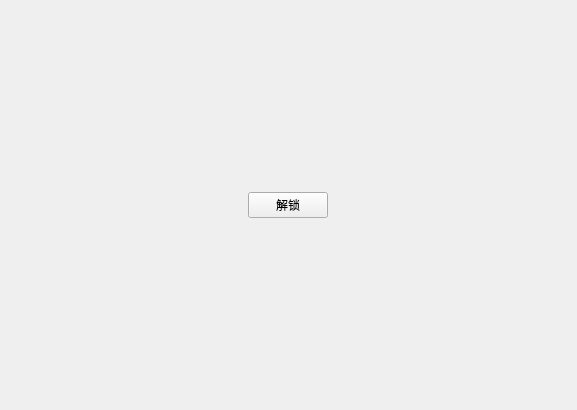
<?xml version="1.0" encoding="UTF-8"?>
<ui version="4.0">
 <class>Widget</class>
 <widget class="QWidget" name="Widget">
  <property name="geometry">
   <rect>
    <x>0</x>
    <y>0</y>
    <width>577</width>
    <height>410</height>
   </rect>
  </property>
  <property name="sizePolicy">
   <sizepolicy hsizetype="Fixed" vsizetype="Fixed">
    <horstretch>0</horstretch>
    <verstretch>0</verstretch>
   </sizepolicy>
  </property>
  <property name="windowTitle">
   <string>lockKeyboard</string>
  </property>
  <layout class="QVBoxLayout" name="verticalLayout" stretch="0">
   <property name="spacing">
    <number>6</number>
   </property>
   <item alignment="Qt::AlignHCenter">
    <widget class="QPushButton" name="pushButton">
     <property name="sizePolicy">
      <sizepolicy hsizetype="Fixed" vsizetype="Fixed">
       <horstretch>0</horstretch>
       <verstretch>0</verstretch>
      </sizepolicy>
     </property>
     <property name="text">
      <string>解锁</string>
     </property>
    </widget>
   </item>
  </layout>
 </widget>
 <resources/>
 <connections/>
</ui>
